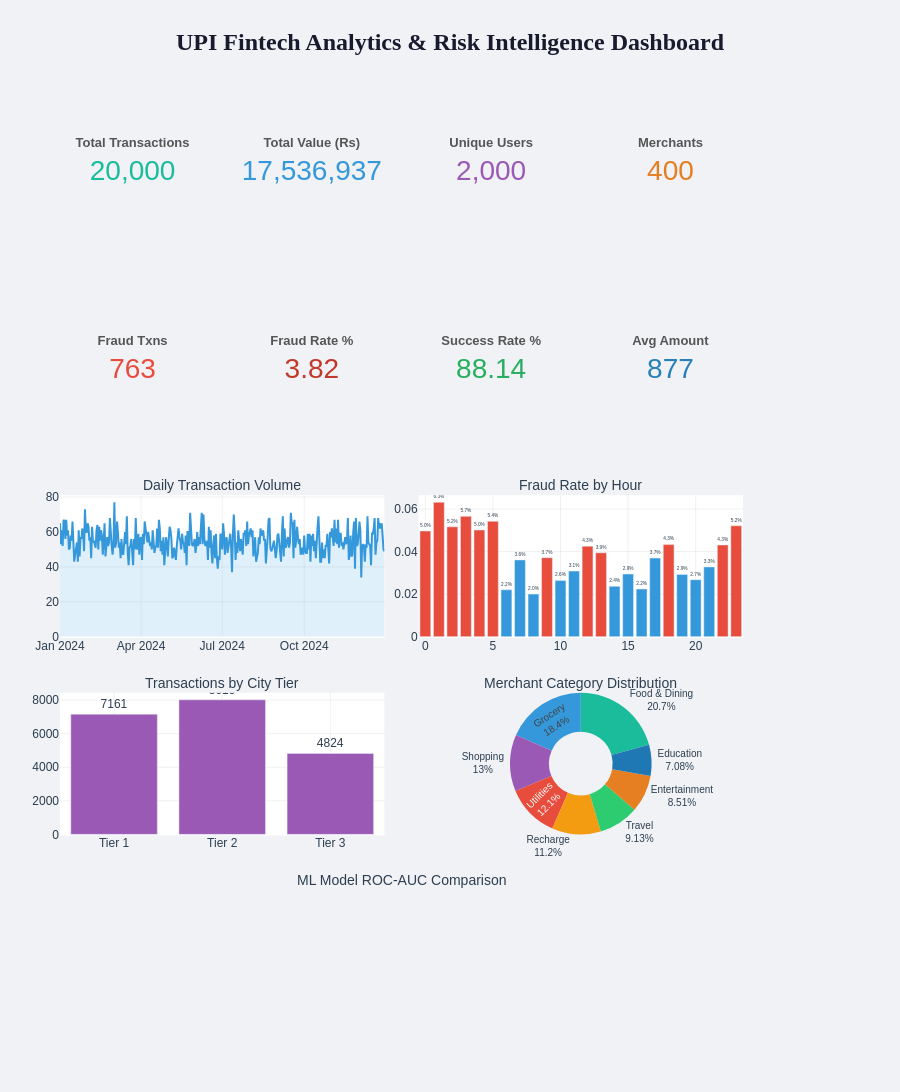

Notebook cell for this chart:
### Markdown cell above
# SECTION 30 — FINAL INTERACTIVE FINTECH ANALYTICS & MACHINE LEARNING DASHBOARD SYSTEM

---

This final section consolidates all insights into a **single interactive command center** — an enterprise-grade analytics dashboard built with Plotly and ipywidgets.

## Dashboard Modules
| Module | Content |
|---|---|
| **Executive KPI Cards** | Total transactions, fraud rate, success rate, avg amount, high-risk counts |
| **Transaction Analytics** | Trends, hourly activity, volume analysis |
| **Fraud Intelligence** | Fraud rates by app, device, city tier, hour, merchant category |
| **User Behavior** | Behavioral scatter maps, user personas |
| **Merchant Analytics** | Category performance, fraud exposure |
| **ML Performance** | Model comparison, ROC-AUC bars |
| **Anomaly Detection** | Anomaly counts by method |
| **Cluster Visualization** | User segments and behavioral clusters |
| **Interactive Filters** | 10+ widgets for drill-down analysis |

## Design Philosophy
- Professional, enterprise-grade visual design
- Interactive filtering with real-time chart updates
- Multi-panel synchronized dashboard layout

> ** Key Insight**: This dashboard transforms raw analysis into **actionable intelligence** — the same interface used by fintech fraud teams, risk analysts, and business intelligence departments in production environments.

### Code cell
%matplotlib inline
from IPython.display import display, HTML
display(HTML("<h2 style='color:#1a1a2e; border-bottom:3px solid #e94560;'>Section 30 — UPI Fintech Analytics & Risk Intelligence Dashboard</h2>"))

if PLOTLY_AVAILABLE:
    import plotly.graph_objects as go
    from plotly.subplots import make_subplots

    total_txns = len(merged); total_value = float(merged['amount'].sum())
    total_users = int(merged['user_id'].nunique())
    total_merchants = int(merged['merchant_id'].nunique()) if 'merchant_id' in merged.columns else 0
    fraud_count = int(merged['is_fraud'].sum()); fraud_pct = float(merged['is_fraud'].mean()*100)
    success_pct = float((merged['status']=='Success').mean()*100) if 'status' in merged.columns else 0.0
    avg_amount = float(merged['amount'].mean())

    daily = merged.groupby('date').agg(txn_count=('amount','size'), txn_value=('amount','sum')).reset_index()
    fraud_hour = merged.groupby('hour_of_day')['is_fraud'].mean().reset_index(); fraud_hour.columns = ['hour','fraud_rate']
    has_city = 'user_city_tier' in merged.columns
    if has_city: tier_stats = merged.groupby('user_city_tier', observed=False).agg(count=('amount','size'), fraud_rate=('is_fraud','mean')).reset_index()
    has_mcat = 'merchant_category' in merged.columns
    if has_mcat: cat_stats = merged.groupby('merchant_category', observed=False).size().reset_index(name='count').sort_values('count',ascending=False)
    has_ml = 'results_df' in dir() and len(results_df)>0

    fig = make_subplots(rows=5, cols=4, specs=[
        [{"type":"indicator"},{"type":"indicator"},{"type":"indicator"},{"type":"indicator"}],
        [{"type":"indicator"},{"type":"indicator"},{"type":"indicator"},{"type":"indicator"}],
        [{"type":"xy","colspan":2},None,{"type":"xy","colspan":2},None],
        [{"type":"xy","colspan":2},None,{"type":"domain","colspan":2},None],
        [{"type":"xy","colspan":4},None,None,None]],
        subplot_titles=("","","","","","","","",
            "Daily Transaction Volume","Fraud Rate by Hour",
            "Transactions by City Tier","Merchant Category Distribution",
            "ML Model ROC-AUC Comparison"),
        vertical_spacing=0.06, horizontal_spacing=0.05)

    for val,title,color,r,c in [(total_txns,"Total Transactions","#1abc9c",1,1),(total_value,"Total Value (Rs)","#3498db",1,2),(total_users,"Unique Users","#9b59b6",1,3),(total_merchants,"Merchants","#e67e22",1,4)]:
        fig.add_trace(go.Indicator(mode="number",value=val,title={"text":f"<b>{title}</b>","font":{"size":13,"color":"#555"}},number={"font":{"size":28,"color":color},"valueformat":",.0f"}),row=r,col=c)
    for val,title,color,r,c in [(fraud_count,"Fraud Txns","#e74c3c",2,1),(fraud_pct,"Fraud Rate %","#c0392b",2,2),(success_pct,"Success Rate %","#27ae60",2,3),(avg_amount,"Avg Amount","#2980b9",2,4)]:
        fmt = ",.0f" if val>100 else ".2f"
        fig.add_trace(go.Indicator(mode="number",value=val,title={"text":f"<b>{title}</b>","font":{"size":13,"color":"#555"}},number={"font":{"size":28,"color":color},"valueformat":fmt}),row=r,col=c)

    fig.add_trace(go.Scatter(x=daily['date'],y=daily['txn_count'],mode='lines',name='Volume',line=dict(color='#3498DB',width=2),fill='tozeroy',fillcolor='rgba(52,152,219,0.15)'),row=3,col=1)
    hc = ['#e74c3c' if r>fraud_hour['fraud_rate'].median() else '#3498db' for r in fraud_hour['fraud_rate']]
    fig.add_trace(go.Bar(x=fraud_hour['hour'],y=fraud_hour['fraud_rate'],name='Hourly Fraud',marker_color=hc,text=[f'{r:.1%}' for r in fraud_hour['fraud_rate']],textposition='outside',textfont=dict(size=8)),row=3,col=3)
    if has_city: fig.add_trace(go.Bar(x=tier_stats['user_city_tier'],y=tier_stats['count'],name='City Tier',marker_color='#9B59B6',text=tier_stats['count'],textposition='outside'),row=4,col=1)
    if has_mcat:
        tc = cat_stats.head(8)
        fig.add_trace(go.Pie(labels=tc['merchant_category'],values=tc['count'],name='Categories',hole=0.45,marker=dict(colors=['#1abc9c','#3498db','#9b59b6','#e74c3c','#f39c12','#2ecc71','#e67e22','#1f77b4']),textinfo='label+percent',textfont=dict(size=10)),row=4,col=3)
    if has_ml:
        sdf = results_df.sort_values('ROC-AUC',ascending=True)
        bc = ['#2ecc71' if v>0.9 else '#3498db' if v>0.8 else '#e74c3c' for v in sdf['ROC-AUC']]
        fig.add_trace(go.Bar(x=sdf['Model'],y=sdf['ROC-AUC'],name='ROC-AUC',marker_color=bc,text=[f'{v:.3f}' for v in sdf['ROC-AUC']],textposition='outside',textfont=dict(size=11)),row=5,col=1)

    fig.update_layout(
        title=dict(text="<b>UPI Fintech Analytics & Risk Intelligence Dashboard</b>",font=dict(size=24,color='#1a1a2e',family='Arial Black'),x=0.5,xanchor='center'),
        height=1400, showlegend=False, paper_bgcolor="#f0f2f5", plot_bgcolor="#ffffff",
        font=dict(family="Arial, sans-serif",color="#2C3E50",size=12), margin=dict(t=100,b=60,l=60,r=60))
    fig.update_xaxes(showgrid=True,gridwidth=1,gridcolor='rgba(0,0,0,0.06)')
    fig.update_yaxes(showgrid=True,gridwidth=1,gridcolor='rgba(0,0,0,0.06)')
    for ann in fig['layout']['annotations']: ann['font'] = dict(size=14,color='#2C3E50',family='Arial')
    fig.show()

    display(HTML('''
    <div style="background:linear-gradient(135deg,#0f0c29,#302b63,#24243e);color:#eee;padding:35px;border-radius:15px;font-family:Arial;margin:30px 0;box-shadow:0 8px 20px rgba(0,0,0,0.4);">
      <h2 style="color:#00d4ff;border-bottom:3px solid #00d4ff;padding-bottom:12px;">Final Business Intelligence Summary</h2>
      <p style="font-size:16px;line-height:1.8;">This unified dashboard consolidates all UPI Fintech Risk Analysis findings into a <b style="color:#f39c12;">single interactive view</b>.</p>
      <h3 style="color:#f39c12;margin-top:25px;">Key Findings</h3>
      <table style="width:100%;border-collapse:collapse;margin:15px 0;">
        <tr style="border-bottom:1px solid #444;"><td style="padding:10px;color:#00d4ff;font-weight:bold;width:30%;">High-Risk Hours</td><td style="padding:10px;">Nighttime fraud spikes — implement adaptive risk scoring.</td></tr>
        <tr style="border-bottom:1px solid #444;"><td style="padding:10px;color:#00d4ff;font-weight:bold;">Fraud Signals</td><td style="padding:10px;">New device + IP mismatch = top compound indicator.</td></tr>
        <tr style="border-bottom:1px solid #444;"><td style="padding:10px;color:#00d4ff;font-weight:bold;">ML Performance</td><td style="padding:10px;">XGBoost & Random Forest achieve best ROC-AUC.</td></tr>
        <tr><td style="padding:10px;color:#00d4ff;font-weight:bold;">Anomaly Detection</td><td style="padding:10px;">Multi-method consensus (3+ flags) identifies highest-risk transactions.</td></tr>
      </table>
      <p style="color:#00d4ff;margin-top:30px;text-align:center;font-size:20px;font-weight:bold;background:rgba(0,212,255,0.1);padding:15px;border-radius:8px;">
        Project Complete — Enterprise-Grade UPI Fintech Analytics System<br><span style="font-size:14px;color:#f39c12;">Author: Vaishnavi Nepal Nandwar</span>
      </p>
    </div>'''))
    print('\n Section 30 complete')
else:
    print(' Plotly not available')

### Figure 1 — Plotly figure (JSON) as saved in the notebook; plotly's stock layout.template omitted (floating-point values rounded to 4 significant figures; data arrays with more than 128 entries replaced by an {"elided": "..."} marker saying what was removed)
{"data": [{"domain": {"x": [0, 0.2125], "y": [0.848, 1]}, "mode": "number", "number": {"font": {"color": "#1abc9c", "size": 28}, "valueformat": ",.0f"}, "title": {"font": {"color": "#555", "size": 13}, "text": "<b>Total Transactions</b>"}, "type": "indicator", "value": 20000}, {"domain": {"x": [0.2625, 0.475], "y": [0.848, 1]}, "mode": "number", "number": {"font": {"color": "#3498db", "size": 28}, "valueformat": ",.0f"}, "title": {"font": {"color": "#555", "size": 13}, "text": "<b>Total Value (Rs)</b>"}, "type": "indicator", "value": 17540000.0}, {"domain": {"x": [0.525, 0.7375], "y": [0.848, 1]}, "mode": "number", "number": {"font": {"color": "#9b59b6", "size": 28}, "valueformat": ",.0f"}, "title": {"font": {"color": "#555", "size": 13}, "text": "<b>Unique Users</b>"}, "type": "indicator", "value": 2000}, {"domain": {"x": [0.7875, 1], "y": [0.848, 1]}, "mode": "number", "number": {"font": {"color": "#e67e22", "size": 28}, "valueformat": ",.0f"}, "title": {"font": {"color": "#555", "size": 13}, "text": "<b>Merchants</b>"}, "type": "indicator", "value": 400}, {"domain": {"x": [0, 0.2125], "y": [0.636, 0.788]}, "mode": "number", "number": {"font": {"color": "#e74c3c", "size": 28}, "valueformat": ",.0f"}, "title": {"font": {"color": "#555", "size": 13}, "text": "<b>Fraud Txns</b>"}, "type": "indicator", "value": 763}, {"domain": {"x": [0.2625, 0.475], "y": [0.636, 0.788]}, "mode": "number", "number": {"font": {"color": "#c0392b", "size": 28}, "valueformat": ".2f"}, "title": {"font": {"color": "#555", "size": 13}, "text": "<b>Fraud Rate %</b>"}, "type": "indicator", "value": 3.815}, {"domain": {"x": [0.525, 0.7375], "y": [0.636, 0.788]}, "mode": "number", "number": {"font": {"color": "#27ae60", "size": 28}, "valueformat": ".2f"}, "title": {"font": {"color": "#555", "size": 13}, "text": "<b>Success Rate %</b>"}, "type": "indicator", "value": 88.14}, {"domain": {"x": [0.7875, 1], "y": [0.636, 0.788]}, "mode": "number", "number": {"font": {"color": "#2980b9", "size": 28}, "valueformat": ",.0f"}, "title": {"font": {"color": "#555", "size": 13}, "text": "<b>Avg Amount</b>"}, "type": "indicator", "value": 876.8}, {"fill": "tozeroy", "fillcolor": "rgba(52,152,219,0.15)", "line": {"color": "#3498DB", "width": 2}, "mode": "lines", "name": "Volume", "type": "scatter", "x": {"elided": "365 str values"}, "xaxis": "x", "y": {"elided": "365 int values"}, "yaxis": "y"}, {"marker": {"color": ["#e74c3c", "#e74c3c", "#e74c3c", "#e74c3c", "#e74c3c", "#e74c3c", "#3498db", "#3498db", "#3498db", "#e74c3c", "#3498db", "#3498db", "#e74c3c", "#e74c3c", "#3498db", "#3498db", "#3498db", "#3498db", "#e74c3c", "#3498db", "#3498db", "#3498db", "#e74c3c", "#e74c3c"]}, "name": "Hourly Fraud", "text": ["5.0%", "6.3%", "5.2%", "5.7%", "5.0%", "5.4%", "2.2%", "3.6%", "2.0%", "3.7%", "2.6%", "3.1%", "4.3%", "3.9%", "2.4%", "2.9%", "2.2%", "3.7%", "4.3%", "2.9%", "2.7%", "3.3%", "4.3%", "5.2%"], "textfont": {"size": 8}, "textposition": "outside", "type": "bar", "x": [0, 1, 2, 3, 4, 5, 6, 7, 8, 9, 10, 11, 12, 13, 14, 15, 16, 17, 18, 19, 20, 21, 22, 23], "xaxis": "x2", "y": [0.04967, 0.06316, 0.05162, 0.05656, 0.05013, 0.05419, 0.02206, 0.0361, 0.02005, 0.03713, 0.02638, 0.03084, 0.04255, 0.03944, 0.02368, 0.02948, 0.02243, 0.03695, 0.04327, 0.02923, 0.02681, 0.03281, 0.0431, 0.05211], "yaxis": "y2"}, {"marker": {"color": "#9B59B6"}, "name": "City Tier", "text": [7161.0, 8015.0, 4824.0], "textposition": "outside", "type": "bar", "x": ["Tier 1", "Tier 2", "Tier 3"], "xaxis": "x3", "y": [7161, 8015, 4824], "yaxis": "y3"}, {"domain": {"x": [0.525, 1], "y": [0.212, 0.364]}, "hole": 0.45, "labels": ["Food & Dining", "Grocery", "Shopping", "Utilities", "Recharge", "Travel", "Entertainment", "Education"], "marker": {"colors": ["#1abc9c", "#3498db", "#9b59b6", "#e74c3c", "#f39c12", "#2ecc71", "#e67e22", "#1f77b4"]}, "name": "Categories", "textfont": {"size": 10}, "textinfo": "label+percent", "type": "pie", "values": [2835, 2513, 1775, 1653, 1527, 1249, 1165, 969]}], "layout": {"annotations": [{"font": {"color": "#2C3E50", "family": "Arial", "size": 14}, "showarrow": false, "text": "Daily Transaction Volume", "x": 0.2375, "xanchor": "center", "xref": "paper", "y": 0.576, "yanchor": "bottom", "yref": "paper"}, {"font": {"color": "#2C3E50", "family": "Arial", "size": 14}, "showarrow": false, "text": "Fraud Rate by Hour", "x": 0.7625, "xanchor": "center", "xref": "paper", "y": 0.576, "yanchor": "bottom", "yref": "paper"}, {"font": {"color": "#2C3E50", "family": "Arial", "size": 14}, "showarrow": false, "text": "Transactions by City Tier", "x": 0.2375, "xanchor": "center", "xref": "paper", "y": 0.364, "yanchor": "bottom", "yref": "paper"}, {"font": {"color": "#2C3E50", "family": "Arial", "size": 14}, "showarrow": false, "text": "Merchant Category Distribution", "x": 0.7625, "xanchor": "center", "xref": "paper", "y": 0.364, "yanchor": "bottom", "yref": "paper"}, {"font": {"color": "#2C3E50", "family": "Arial", "size": 14}, "showarrow": false, "text": "ML Model ROC-AUC Comparison", "x": 0.5, "xanchor": "center", "xref": "paper", "y": 0.152, "yanchor": "bottom", "yref": "paper"}], "font": {"color": "#2C3E50", "family": "Arial, sans-serif", "size": 12}, "height": 1400, "margin": {"b": 60, "l": 60, "r": 60, "t": 100}, "paper_bgcolor": "#f0f2f5", "plot_bgcolor": "#ffffff", "showlegend": false, "title": {"font": {"color": "#1a1a2e", "family": "Arial Black", "size": 24}, "text": "<b>UPI Fintech Analytics & Risk Intelligence Dashboard</b>", "x": 0.5, "xanchor": "center"}, "xaxis": {"anchor": "y", "domain": [0, 0.475], "gridcolor": "rgba(0,0,0,0.06)", "gridwidth": 1, "showgrid": true}, "xaxis2": {"anchor": "y2", "domain": [0.525, 1], "gridcolor": "rgba(0,0,0,0.06)", "gridwidth": 1, "showgrid": true}, "xaxis3": {"anchor": "y3", "domain": [0, 0.475], "gridcolor": "rgba(0,0,0,0.06)", "gridwidth": 1, "showgrid": true}, "xaxis4": {"anchor": "y4", "domain": [0, 1], "gridcolor": "rgba(0,0,0,0.06)", "gridwidth": 1, "showgrid": true}, "yaxis": {"anchor": "x", "domain": [0.424, 0.576], "gridcolor": "rgba(0,0,0,0.06)", "gridwidth": 1, "showgrid": true}, "yaxis2": {"anchor": "x2", "domain": [0.424, 0.576], "gridcolor": "rgba(0,0,0,0.06)", "gridwidth": 1, "showgrid": true}, "yaxis3": {"anchor": "x3", "domain": [0.212, 0.364], "gridcolor": "rgba(0,0,0,0.06)", "gridwidth": 1, "showgrid": true}, "yaxis4": {"anchor": "x4", "domain": [0, 0.152], "gridcolor": "rgba(0,0,0,0.06)", "gridwidth": 1, "showgrid": true}}}
